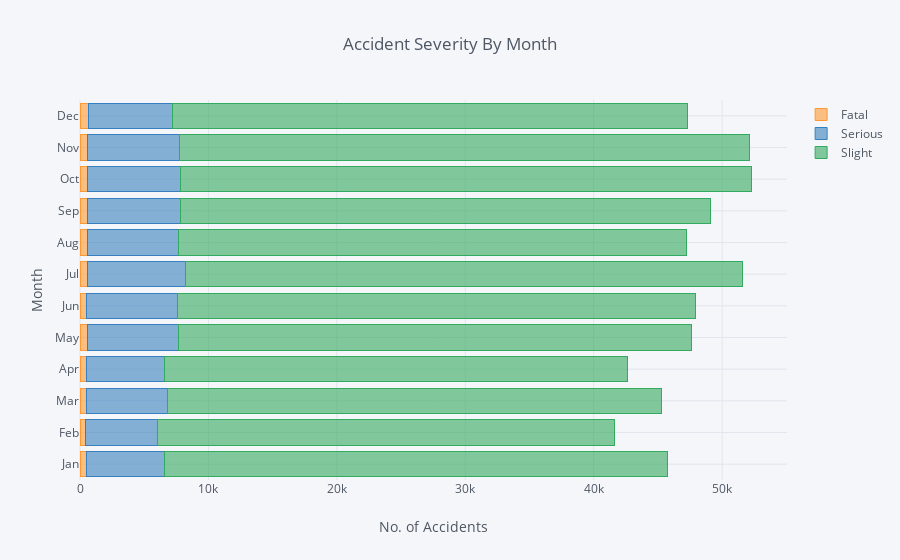

Notebook source saved alongside this figure:
### Code cell
seasongrpmonth.iplot(kind='barh', barmode='stack',
                     title='Accident Severity By Month',
                     xTitle='No. of Accidents',
                     yTitle='Month')

### Figure 1 — Plotly figure (JSON) as saved in the notebook; plotly's stock layout.template omitted (floating-point values rounded to 4 significant figures)
{"data": [{"marker": {"color": "rgba(255, 153, 51, 0.6)", "line": {"color": "rgba(255, 153, 51, 1.0)", "width": 1}}, "name": "Fatal", "orientation": "h", "text": "", "type": "bar", "uid": "b020d928-82e5-11e9-bd2f-f45c8991f033", "x": [505, 433, 488, 501, 550, 530, 583, 570, 564, 564, 577, 654], "y": ["Jan", "Feb", "Mar", "Apr", "May", "Jun", "Jul", "Aug", "Sep", "Oct", "Nov", "Dec"]}, {"marker": {"color": "rgba(55, 128, 191, 0.6)", "line": {"color": "rgba(55, 128, 191, 1.0)", "width": 1}}, "name": "Serious", "orientation": "h", "text": "", "type": "bar", "uid": "b020dacc-82e5-11e9-9ed3-f45c8991f033", "x": [6065, 5622, 6295, 6070, 7141, 7028, 7603, 7129, 7229, 7284, 7186, 6587], "y": ["Jan", "Feb", "Mar", "Apr", "May", "Jun", "Jul", "Aug", "Sep", "Oct", "Nov", "Dec"]}, {"marker": {"color": "rgba(50, 171, 96, 0.6)", "line": {"color": "rgba(50, 171, 96, 1.0)", "width": 1}}, "name": "Slight", "orientation": "h", "text": "", "type": "bar", "uid": "b020db9e-82e5-11e9-8c89-f45c8991f033", "x": [39179, 35593, 38526, 36093, 39941, 40345, 43441, 39531, 41318, 44453, 44334, 40097], "y": ["Jan", "Feb", "Mar", "Apr", "May", "Jun", "Jul", "Aug", "Sep", "Oct", "Nov", "Dec"]}], "layout": {"autosize": true, "barmode": "stack", "legend": {"bgcolor": "#F5F6F9", "font": {"color": "#4D5663"}, "traceorder": "normal"}, "paper_bgcolor": "#F5F6F9", "plot_bgcolor": "#F5F6F9", "title": "Accident Severity By Month", "titlefont": {"color": "#4D5663"}, "xaxis": {"autorange": true, "gridcolor": "#E1E5ED", "range": [0, 55050.0], "showgrid": true, "tickfont": {"color": "#4D5663"}, "title": "No. of Accidents", "titlefont": {"color": "#4D5663"}, "type": "linear", "zerolinecolor": "#E1E5ED"}, "yaxis": {"autorange": true, "gridcolor": "#E1E5ED", "range": [-0.5, 11.5], "showgrid": true, "tickfont": {"color": "#4D5663"}, "title": "Month", "titlefont": {"color": "#4D5663"}, "type": "category", "zerolinecolor": "#E1E5ED"}}}
